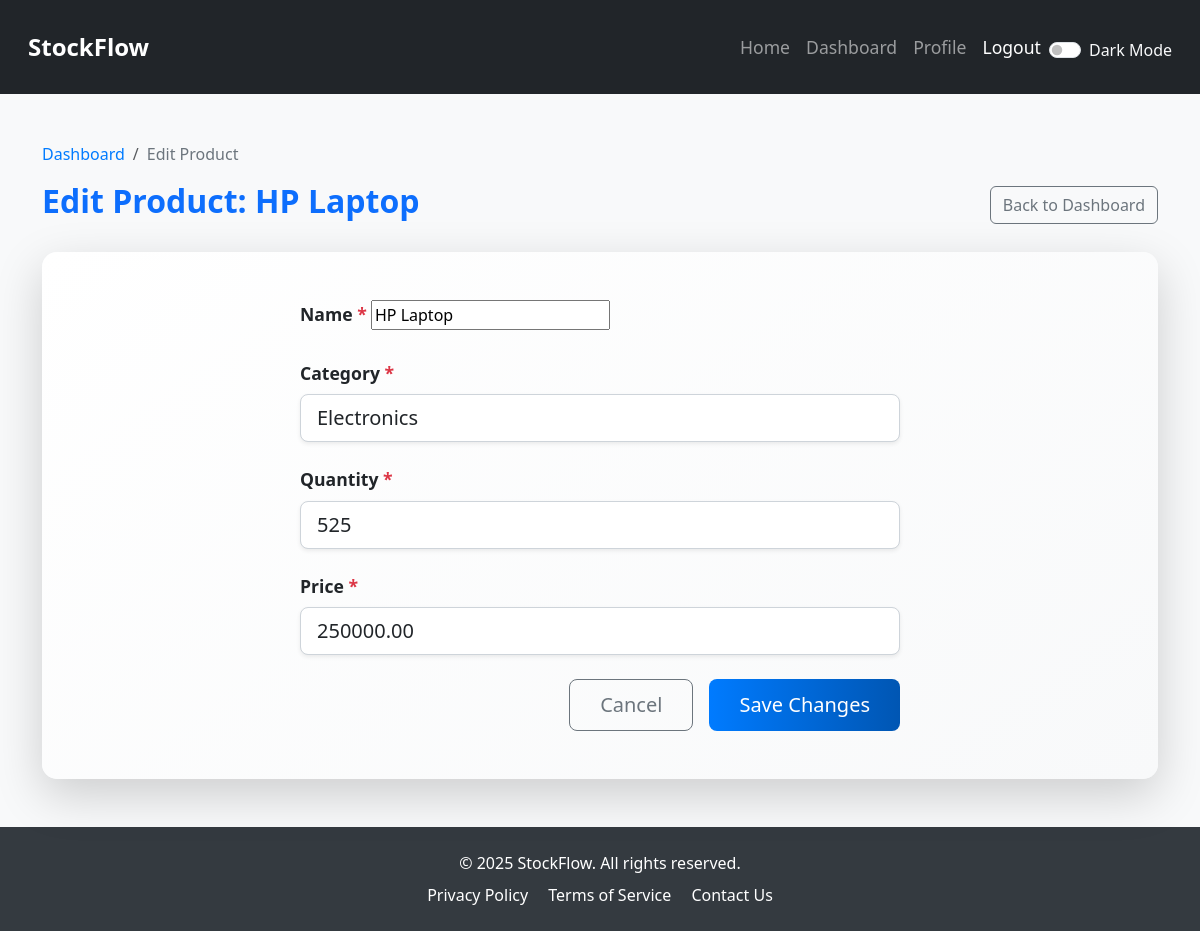
Page /edit_product/4/ (signed in) on the earlier database version.
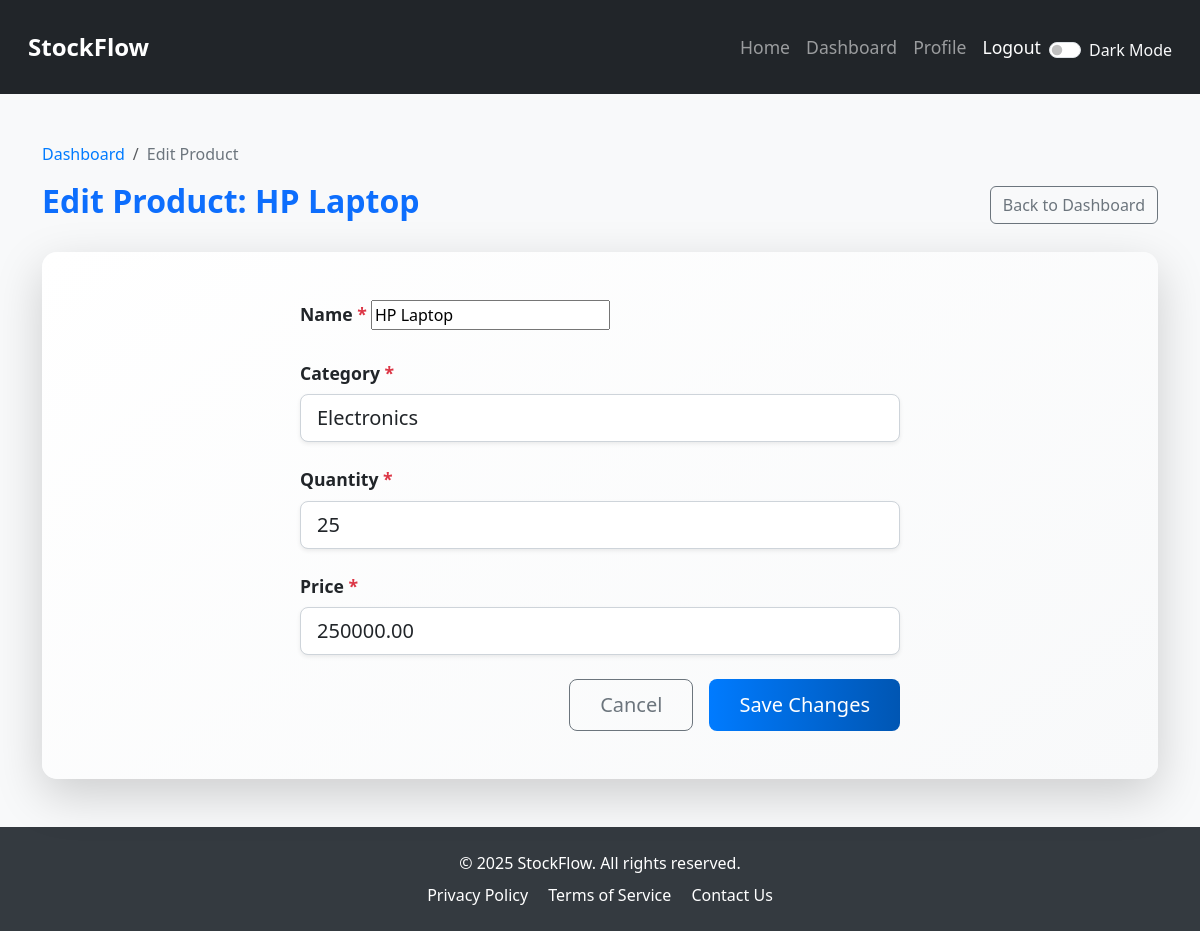
Same page on the later database version.
### stockflow/models.py (models this page shows, shortened)
class Product(models.Model):
    name = models.CharField(max_length=100)
    category = models.ForeignKey(Category, on_delete=models.CASCADE)
    quantity = models.IntegerField(default=0)
    price = models.DecimalField(max_digits=10, decimal_places=2)

### stockflow/views.py (the view)
# urls.py: path('edit_product/<int:product_id>/', views.edit_product, name='edit_product'),
@login_required
@user_passes_test(superuser_required, login_url='dashboard')
def edit_product(request, product_id):
    product = get_object_or_404(Product, id=product_id)
    if request.method == 'POST':
        form = ProductForm(request.POST, instance=product)
        if form.is_valid():
            form.save()
            messages.success(request, f"Product '{product.name}' updated successfully.")
            return redirect('dashboard')
    else:
        form = ProductForm(instance=product)
    return render(request, 'edit_product.html', {'form': form, 'product': product})

### stockflow/forms.py
class ProductForm(forms.ModelForm):
    class Meta:
        model = Product
        fields = ['name', 'category', 'quantity', 'price']  # Adjust fields as needed
    def __init__(self, *args, **kwargs):
        super().__init__(*args, **kwargs)
        self.fields['quantity'].widget = forms.NumberInput(attrs={
            'class': 'form-control form-control-lg shadow-sm',
            'placeholder': 'Enter quantity',
            'min': '0',  # Optional: Prevent negative quantities
        })
        self.fields['price'].widget = forms.NumberInput(attrs={
            'class': 'form-control form-control-lg shadow-sm',
            'placeholder': 'Enter price',
            'step': '0.01',  # Allow decimal values for price
            'min': '0',  # Optional: Prevent negative prices
        })
        self.fields['category'].widget.attrs.update({
            'class': 'form-control form-control-lg shadow-sm',
        })

### stockflow/models.py (called while the page is built)
    def __str__(self):
        return self.name

### stockflow/views.py (called while the page is built)
def superuser_required(user):
    return user.is_superuser

### templates/edit_product.html (shortened to what this page needs)
{% extends 'base.html' %}
{% block content %}
    <div class="container mt-5 mb-5">
        <nav aria-label="breadcrumb">
            <ol class="breadcrumb">
                <li class="breadcrumb-item"><a href="{% url 'dashboard' %}">Dashboard</a></li>
                <li class="breadcrumb-item active" aria-current="page">Edit Product</li>
            </ol>
        </nav>
        <div class="d-flex justify-content-between align-items-center mb-4">
            <h2 class="text-primary fw-bold">Edit Product: {{ product.name }}</h2>
            <a href="{% url 'dashboard' %}" class="btn btn-outline-secondary">Back to Dashboard</a>
        </div>
        <div class="card shadow-lg border-0 edit-product-card">
            <div class="card-body p-5">
                <form method="post" class="form-container">
                    {% for field in form %}
                        <div class="mb-4">
                            <label for="{{ field.id_for_label }}" class="form-label fw-semibold text-dark">
                                {{ field.label }}
                                {% if field.field.required %}
                                    <span class="text-danger">*</span>
                                {% endif %}
                            </label>
                            {{ field }}
                        </div>
                    {% endfor %}
                    <div class="d-flex justify-content-end gap-3">
                        <a href="{% url 'dashboard' %}" class="btn btn-outline-secondary btn-lg cancel-btn">Cancel</a>
                        <button type="submit" class="btn btn-primary btn-lg save-btn">Save Changes</button>
                    </div>
                </form>
            </div>
        </div>
    </div>
{% endblock %}

Differences in the rows shown:
changed Product "HP Laptop": quantity "525" → "25"
